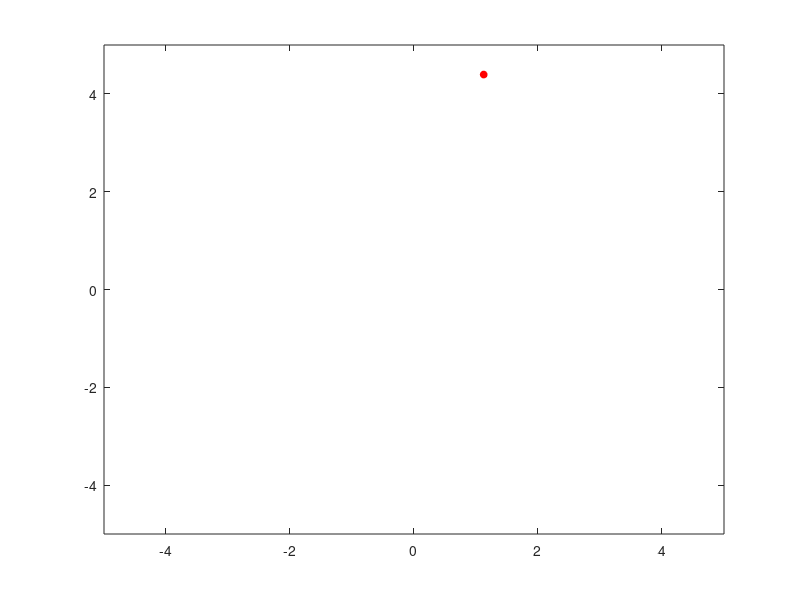

Recreate this plot in MATLAB.
n = 50;
XY = 10 * rand(2,n) - 5;
for i=1:n
    plot(XY(1,i),XY(2,i),'or','MarkerSize',5,'MarkerFaceColor','r')
    axis([-5 5 -5 5])
    pause(.1)
end
